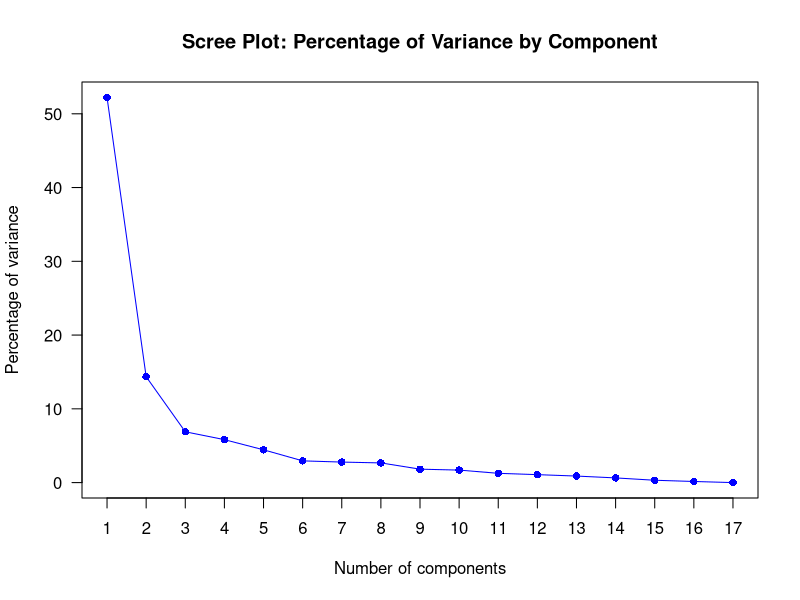
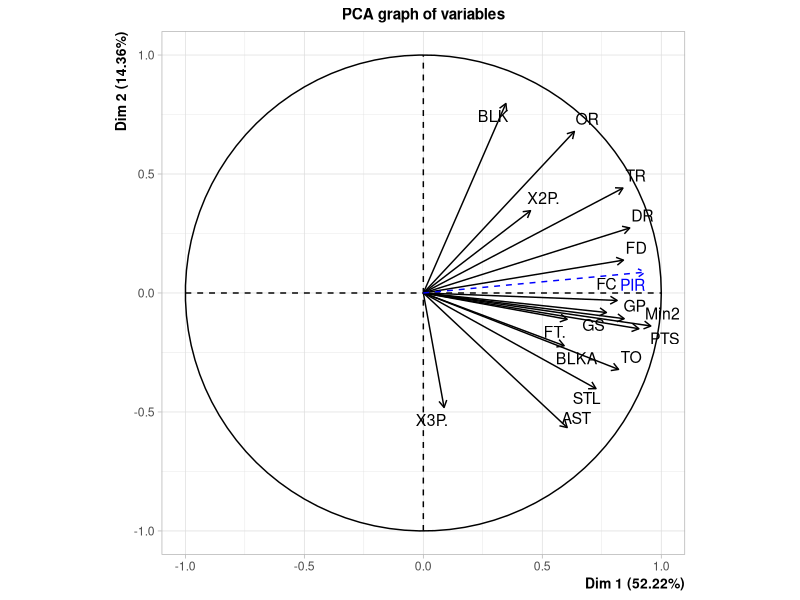
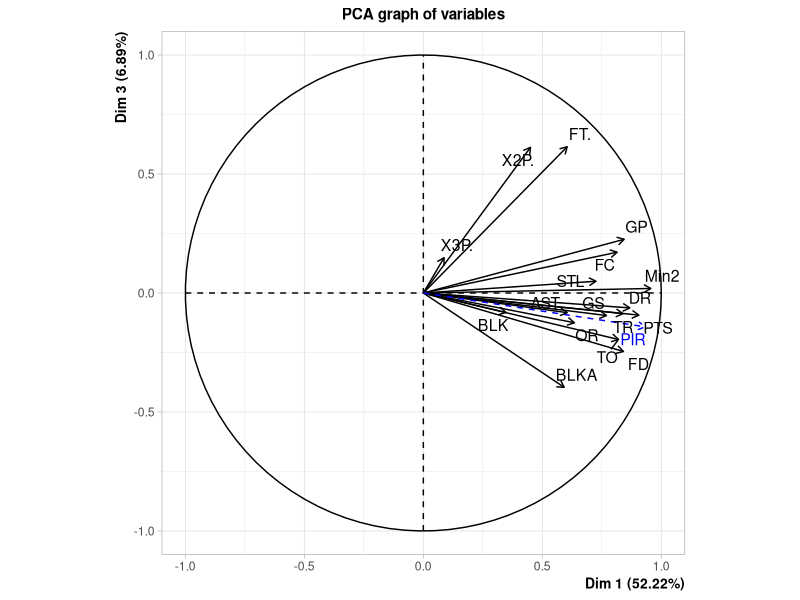
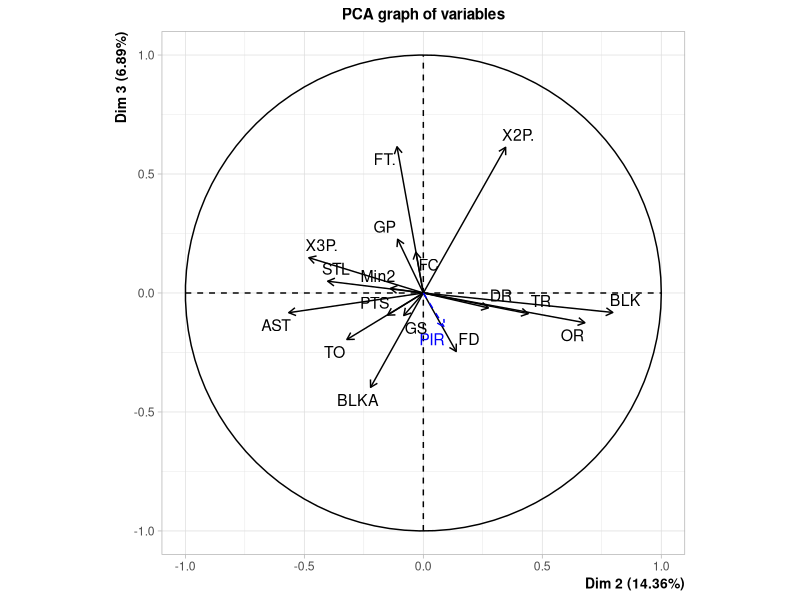
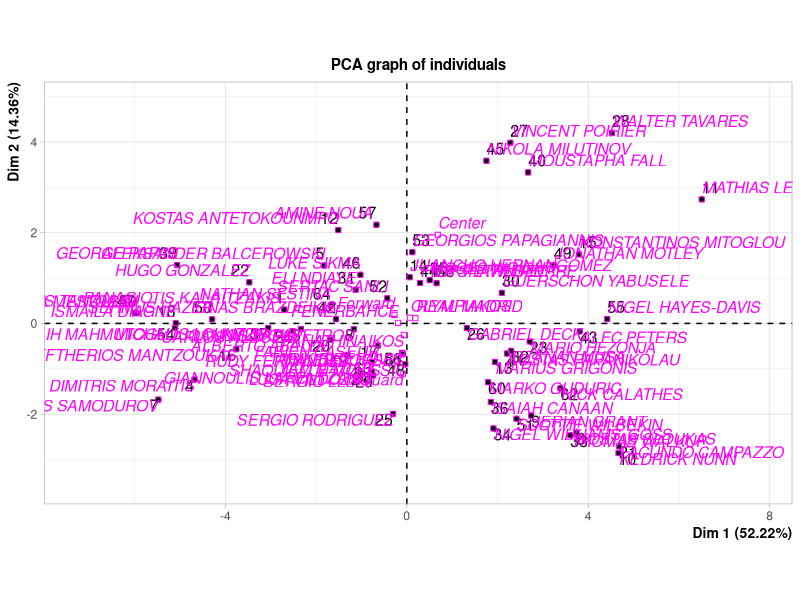
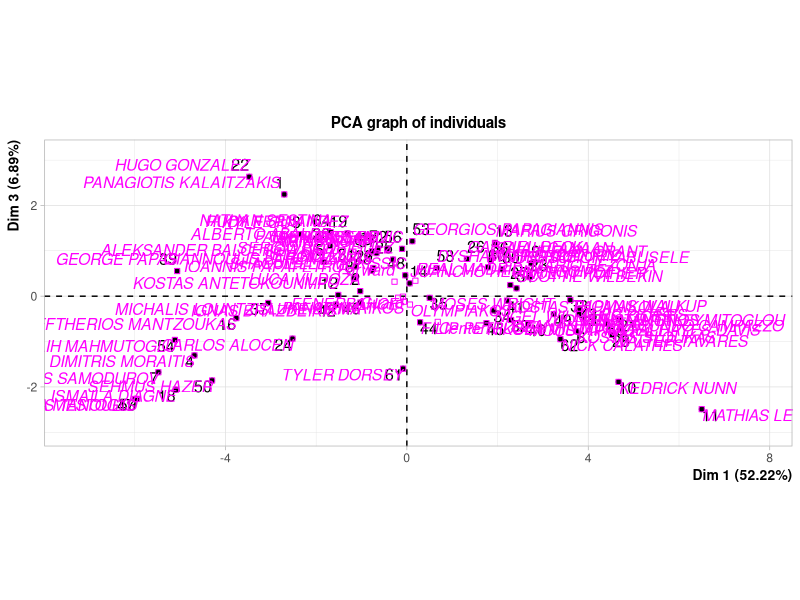
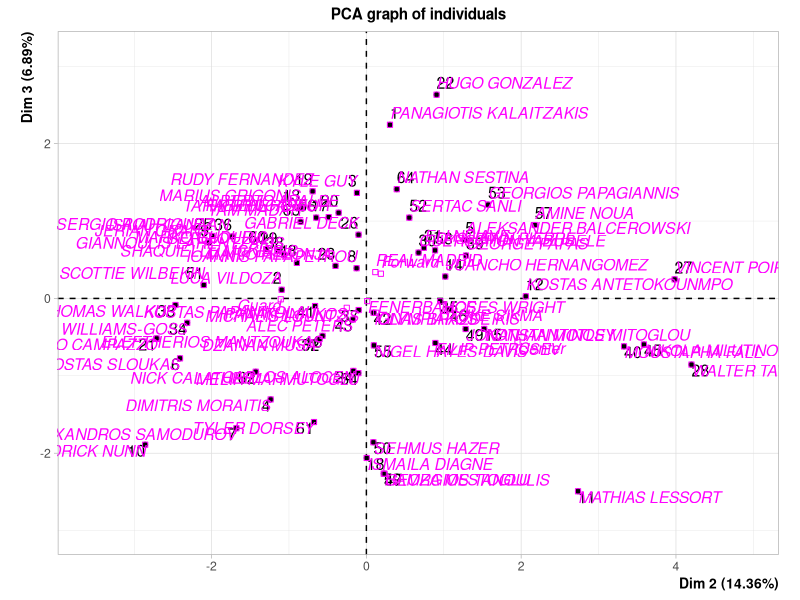
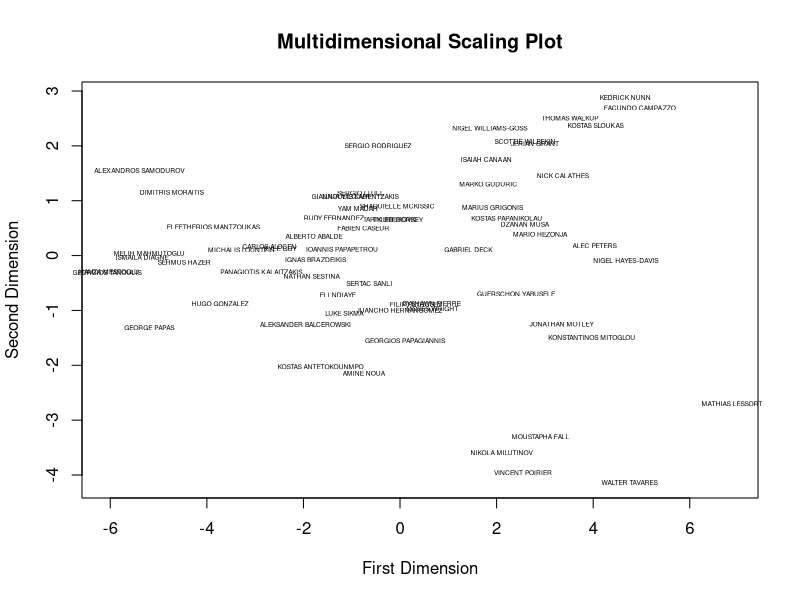

These figures' R source, in order:
## ---- chunk 1

rm(list=ls())
euroleague_23_24 <- read.csv2("euroleague_23_24.csv")

## ---- chunk 2
# a) Discard the variable “No” from the data set.

df <- subset(euroleague_23_24, select = -No)

## ---- chunk 3
# b) Split variable “Min” using strsplit() function. Give the name “aux” to the output. 
#The first element of each row will show the mean minutes that the player played in total. (1p)

aux <- sapply(strsplit(df$Min, split=':'), function(x) x[1])


## ---- chunk 4
# c) Add a numerical variable to the data set named “Min 2” which shows on average 
# how many minutes each player played in the game.

df$Min2 <- as.numeric(aux)

## ---- chunk 5
# d) Check the structure of the data and assign correct type to each variable considering 
# whether it is a categorical or numerical variable.

type_info <- str(df)
df$TEAM <- as.factor(df$TEAM)
df$PLAYER<- as.factor(df$PLAYER)
df$POSITION <- as.factor(df$POSITION)
df$GP <- as.numeric(df$GP)
df$GS <- as.numeric(df$GS)
df <- subset(df, select = -Min)

## ---- chunk 6
# a) Apply PCA on all the scaled numerical variables in the data set by using PCA() 
# function in FactoMineR package. Treat the categorical variables and the variable “PIR” 
# as suplemantary variables using arguments quali.sup and quanti.sup correctly. (3p)

library(FactoMineR)

pca_res <- PCA(df, scale.unit = TRUE, graph = FALSE, 
           quali.sup = which(names(df) %in% c("TEAM","PLAYER","POSITION")),  
           quanti.sup = which(names(df) == "PIR")) 
eig_info <- pca_res$eig

## ---- chunk 7

# b) How many components should be extracted? Decide on the number of components considering eigenvalues. (3p)

#Compute Scree plot
plot(pca_res$eig[,2], type="o", main="Scree Plot: Percentage of Variance by Component", xlab="Number of components", ylab="Percentage of variance", col="blue", pch=16, xaxt="n", yaxt="n")
axis(1, at=1:length(pca_res$eig[,2]), labels=1:length(pca_res$eig[,2]), las=1)
axis(2, las=1)

# INTERPRETATION IN THE FILE: Interpretations.pdf, considering pca_res$eig and the scree plot

## ---- chunk 8

# c) Interpret the loadings/correlations of variables at each dimension (3p).

pca_res$var$coord[, 1:3]
pca_res$var$cor[, 1:3]

# INTERPRETATION IN THE FILE: Interpretations.pdf

## ---- chunk 9
# d) Use plot.PCA() function to show correlations between variables and the extracted 
# dimensions. (For the variables you should use the argument choix = “var”). Plot all
# the extracted dimensions changing argument “axes”.(3p)

scores <- pca_res$ind$coord

plot.PCA(pca_res, choix = "var", axes = c(1, 2))
plot.PCA(pca_res, choix = "var", axes = c(1, 3))
plot.PCA(pca_res, choix = "var", axes = c(2, 3)) 

#plot.PCA(pca_res, choix = "var", axes = c(2, 1)) # same as 1,2
#plot.PCA(pca_res, choix = "var", axes = c(3, 1)) # same as 1,3
#plot.PCA(pca_res, choix = "var", axes = c(3, 2)) # same as 2,3


## ---- chunk 10
# e) Interpret variable plots. How can each dimension be named? (5p)

# INTERPRETATION IN THE FILE: Interpretations.pdf

## ---- chunk 11
# f) Show individual plots for the extracted dimensions changing argumennt 
# choix=“ind” in plot.PCA() function. (2p)

plot.PCA(pca_res, choix = "ind", axes = c(1, 2))
plot.PCA(pca_res, choix = "ind", axes = c(1, 3))
plot.PCA(pca_res, choix = "ind", axes = c(2, 3)) 

#plot.PCA(pca_res, choix = "ind", axes = c(2, 1)) # same as 1,2
#plot.PCA(pca_res, choix = "ind", axes = c(3, 1)) # same as 1,3
#plot.PCA(pca_res, choix = "ind", axes = c(3, 2)) # same as 2,3


## ---- chunk 12
# g) Interpret the individual plots. (3p)

# INTERPRETATION IN THE FILE: Interpretations.pdf (we used the plots and the 
# following function to support our insights)

filter_players <- function(df, compare_players, compare_vars) {
  compare_players <- trimws(compare_players)
  #Trim white spaces to avoid mismatches
  filtered_df <- df[trimws(df$PLAYER) %in% compare_players, compare_vars, drop = FALSE]
  
  return(filtered_df)
}

#Compare 2 opposite players of dimension 1 (1 vs 2 dim)
filter_players(df, c("ALEXANDROS SAMODUROV", "MATHIAS LESSORT"), names(df))

#Compare 2 close players of dimension 2 (1 vs 2 dim)
filter_players(df, c("MOUSTAPHA FALL", "NIKOLA MILUTINOV"), names(df))

#Compare 2 opposite players of dimension 2 (1 vs 2 dim)
filter_players(df, c("MATHIAS LESSORT", "FACUNDO CAMPAZZO"), names(df))

#Compare 2 close players in dimension 1 and 2 (1 vs 2 dim)
filter_players(df, c("MATHIAS LESSORT ", "WALTER TAVARES"), names(df))


#Compare 2 close players in dimension 3 (1 vs 3 dim)
filter_players(df, c("HUGO GONZALEZ", "PANAGIOTIS KALAITZAKIS"), names(df))

#Compare 2 far players in dimension 3 (1 vs 3 dim)
filter_players(df, c("MATHIAS LESSORT", "HUGO GONZALEZ"), names(df))



## ---- chunk 13

# a) Apply metric MDS using Euclidean distance on scaled numerical variables. (2p)

player_names <- df$PLAYER
scaled_numerical_df <- as.data.frame(scale(df[sapply(df, is.numeric)]))
rownames(scaled_numerical_df) <- player_names
dist <- dist(scaled_numerical_df, method = "euclidean");

res_mds <- cmdscale(dist,eig=TRUE) 


## ---- chunk 14

# b) Plot the data using the points on the first two coordinates using players 
# names as label. (2p)

plot(res_mds$points[,1], res_mds$points[,2], main = "Multidimensional Scaling Plot", 
     type = "n", xlab = "First Dimension", ylab = "Second Dimension"); 
text(res_mds$points[,1], res_mds$points[,2], labels(dist), cex = 0.4, xpd = TRUE)

## ---- chunk 15

# c) Interpret the plot.(3p)

# INTERPRETATION IN THE FILE: Interpretations.pdf

## ---- chunk 16

# d) Calculate gower distance including variable “POSITION” to the data matrix. (3p)

library(cluster)

new_df <- as.data.frame(scale(df[sapply(df, is.numeric)]))
new_df$POSITION <- df$POSITION
rownames(new_df) <- player_names
gowerdist <- daisy(new_df,metric = "gower")

## ---- chunk 17

# e) Apply metric MDS on gower distance matrix. (2p)

res_mds <- cmdscale(gowerdist,eig=TRUE) 


## ---- chunk 18

# f) Plot individual plots on the first two coordinates (2p).

plot(res_mds$points[,1], res_mds$points[,2], main = "Multidimensional Scaling Plot",
     type = "n", xlab = "", ylab = "", axes = FALSE,); text(res_mds$points[,1],
                                                            res_mds$points[,2], 
                                                            labels(gowerdist), 
                                                            cex = 0.4, xpd = TRUE)


## ---- chunk 19

# g) Use different categorical and numerical variables as labels so as to explain 
# clusters that are constructed. (5p)

# Plot individuals by position 
plot(res_mds$points[,1], res_mds$points[,2], main = "Multidimensional Scaling Plot",
     type = "n", xlab = "", ylab = "", axes = FALSE,); text(res_mds$points[,1], 
                                                            res_mds$points[,2], 
                                                            labels = df$POSITION, 
                                                            cex = 0.4, xpd = TRUE)

# Plot individuals by points
plot(res_mds$points[,1], res_mds$points[,2], main = "Multidimensional Scaling Plot", 
     type = "n", xlab = "", ylab = "", axes = FALSE,); text(res_mds$points[,1], 
                                                            res_mds$points[,2], 
                                                            labels = df$PTS, 
                                                            cex = 0.4, xpd = TRUE)

# Plot individuals by minutes played
plot(res_mds$points[,1], res_mds$points[,2], main = "Multidimensional Scaling Plot", 
     type = "n", xlab = "", ylab = "", axes = FALSE,); text(res_mds$points[,1], 
                                                            res_mds$points[,2], 
                                                            labels = df$Min2, 
                                                            cex = 0.4, xpd = TRUE)

# Plot individuals by PERSONAL INDEX RATING
plot(res_mds$points[,1], res_mds$points[,2], main = "Multidimensional Scaling Plot",
     type = "n", xlab = "", ylab = "", axes = FALSE,); text(res_mds$points[,1], 
                                                            res_mds$points[,2], 
                                                            labels = df$PIR, 
                                                            cex = 0.4, xpd = TRUE)




## ---- chunk 20

# h) Which MDS do you think better group the individuals? Why? (3p)


# INTERPRETATION IN THE FILE: Interpretations.pdf
